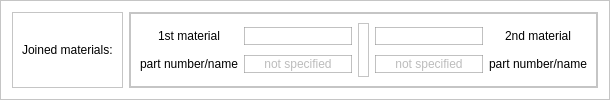
                   <widget class="QFrame" name="frame_9">
                    <property name="styleSheet">
                     <string notr="true">QFrame{
	background-color: rgb(255, 255, 255);}

QPushButton{
	font: 75 10pt &quot;Arial&quot; bold;
	color: rgb(255, 255, 255);
	border-radius: 5px;
	border: 1px solid rgb(30, 210, 80);
	background-color: rgb(30, 210, 80);
}

QLineEdit{
	background-color: (245, 245, 245);
	color: rgb(121, 121, 121);
	border: 1px solid rgba(150, 150, 150, 150);
}

</string>
                    </property>
                    <property name="frameShape">
                     <enum>QFrame::StyledPanel</enum>
                    </property>
                    <property name="frameShadow">
                     <enum>QFrame::Raised</enum>
                    </property>
                    <layout class="QHBoxLayout" name="horizontalLayout_15">
                     <item>
                      <widget class="QFrame" name="frame_11">
                       <property name="frameShape">
                        <enum>QFrame::StyledPanel</enum>
                       </property>
                       <property name="frameShadow">
                        <enum>QFrame::Raised</enum>
                       </property>
                       <layout class="QVBoxLayout" name="verticalLayout_9">
                        <item>
                         <widget class="QLabel" name="label_3">
                          <property name="styleSheet">
                           <string notr="true">font: 75 12pt &quot;Calibri&quot; bold;</string>
                          </property>
                          <property name="text">
                           <string>Joined materials:</string>
                          </property>
                         </widget>
                        </item>
                       </layout>
                      </widget>
                     </item>
                     <item>
                      <widget class="QFrame" name="materialSpecs">
                       <property name="sizePolicy">
                        <sizepolicy hsizetype="Expanding" vsizetype="Preferred">
                         <horstretch>0</horstretch>
                         <verstretch>0</verstretch>
                        </sizepolicy>
                       </property>
                       <property name="frameShape">
                        <enum>QFrame::StyledPanel</enum>
                       </property>
                       <property name="frameShadow">
                        <enum>QFrame::Raised</enum>
                       </property>
                       <layout class="QVBoxLayout" name="verticalLayout_10">
                        <property name="spacing">
                         <number>0</number>
                        </property>
                        <property name="leftMargin">
                         <number>0</number>
                        </property>
                        <property name="topMargin">
                         <number>0</number>
                        </property>
                        <property name="rightMargin">
                         <number>0</number>
                        </property>
                        <property name="bottomMargin">
                         <number>0</number>
                        </property>
                        <item>
                         <widget class="QFrame" name="materialSpecsUpper">
                          <property name="frameShape">
                           <enum>QFrame::StyledPanel</enum>
                          </property>
                          <property name="frameShadow">
                           <enum>QFrame::Raised</enum>
                          </property>
                          <layout class="QHBoxLayout" name="horizontalLayout_16">
                           <item>
                            <layout class="QGridLayout" name="gridLayout_6">
                             <item row="1" column="1">
                              <widget class="QLineEdit" name="firstJointPartLine">
                               <property name="sizePolicy">
                                <sizepolicy hsizetype="Expanding" vsizetype="Fixed">
                                 <horstretch>0</horstretch>
                                 <verstretch>0</verstretch>
                                </sizepolicy>
                               </property>
                               <property name="alignment">
                                <set>Qt::AlignCenter</set>
                               </property>
                               <property name="placeholderText">
                                <string>not specified</string>
                               </property>
                               <property name="clearButtonEnabled">
                                <bool>true</bool>
                               </property>
                              </widget>
                             </item>
                             <item row="0" column="1">
                              <widget class="QLineEdit" name="firstMaterialLine">
                               <property name="sizePolicy">
                                <sizepolicy hsizetype="Expanding" vsizetype="Fixed">
                                 <horstretch>0</horstretch>
                                 <verstretch>0</verstretch>
                                </sizepolicy>
                               </property>
                               <property name="alignment">
                                <set>Qt::AlignCenter</set>
                               </property>
                               <property name="clearButtonEnabled">
                                <bool>true</bool>
                               </property>
                              </widget>
                             </item>
                             <item row="0" column="0">
                              <widget class="QLabel" name="label_13">
                               <property name="text">
                                <string>1st material</string>
                               </property>
                               <property name="alignment">
                                <set>Qt::AlignCenter</set>
                               </property>
                              </widget>
                             </item>
                             <item row="1" column="0">
                              <widget class="QLabel" name="label_14">
                               <property name="text">
                                <string>part number/name</string>
                               </property>
                               <property name="alignment">
                                <set>Qt::AlignCenter</set>
                               </property>
                              </widget>
                             </item>
                            </layout>
                           </item>
                           <item>
                            <widget class="QFrame" name="frame_10">
                             <property name="frameShape">
                              <enum>QFrame::StyledPanel</enum>
                             </property>
                             <property name="frameShadow">
                              <enum>QFrame::Raised</enum>
                             </property>
                             <layout class="QVBoxLayout" name="verticalLayout_11">
                              <property name="spacing">
                               <number>2</number>
                              </property>
                              <property name="leftMargin">
                               <number>1</number>
                              </property>
                              <property name="topMargin">
                               <number>1</number>
                              </property>
                              <property name="rightMargin">
                               <number>1</number>
                              </property>
                              <property name="bottomMargin">
                               <number>1</number>
                              </property>
                              <item>
                               <widget class="QLabel" name="upperWeldIcon">
                                <property name="text">
                                 <string/>
                                </property>
                               </widget>
                              </item>
                              <item>
                               <widget class="QLabel" name="label_4">
                                <property name="text">
                                 <string/>
                                </property>
                               </widget>
                              </item>
                              <item>
                               <widget class="QLabel" name="lowerWeldIcon">
                                <property name="text">
                                 <string/>
                                </property>
                               </widget>
                              </item>
                             </layout>
                            </widget>
                           </item>
                           <item>
                            <layout class="QGridLayout" name="gridLayout_7">
                             <item row="1" column="0">
                              <widget class="QLineEdit" name="secondJointPartLine">
                               <property name="sizePolicy">
                                <sizepolicy hsizetype="Expanding" vsizetype="Fixed">
                                 <horstretch>0</horstretch>
                                 <verstretch>0</verstretch>
                                </sizepolicy>
                               </property>
                               <property name="alignment">
                                <set>Qt::AlignCenter</set>
                               </property>
                               <property name="placeholderText">
                                <string>not specified</string>
                               </property>
                               <property name="clearButtonEnabled">
                                <bool>true</bool>
                               </property>
                              </widget>
                             </item>
                             <item row="0" column="0">
                              <widget class="QLineEdit" name="secondMaterialLine">
                               <property name="sizePolicy">
                                <sizepolicy hsizetype="Expanding" vsizetype="Fixed">
                                 <horstretch>0</horstretch>
                                 <verstretch>0</verstretch>
                                </sizepolicy>
                               </property>
                               <property name="alignment">
                                <set>Qt::AlignCenter</set>
                               </property>
                               <property name="clearButtonEnabled">
                                <bool>true</bool>
                               </property>
                              </widget>
                             </item>
                             <item row="0" column="1">
                              <widget class="QLabel" name="label_22">
                               <property name="text">
                                <string>2nd material</string>
                               </property>
                               <property name="alignment">
                                <set>Qt::AlignCenter</set>
                               </property>
                              </widget>
                             </item>
                             <item row="1" column="1">
                              <widget class="QLabel" name="label_23">
                               <property name="text">
                                <string>part number/name</string>
                               </property>
                               <property name="alignment">
                                <set>Qt::AlignCenter</set>
                               </property>
                              </widget>
                             </item>
                            </layout>
                           </item>
                          </layout>
                         </widget>
                        </item>
                       </layout>
                      </widget>
                     </item>
                    </layout>
                   </widget>
